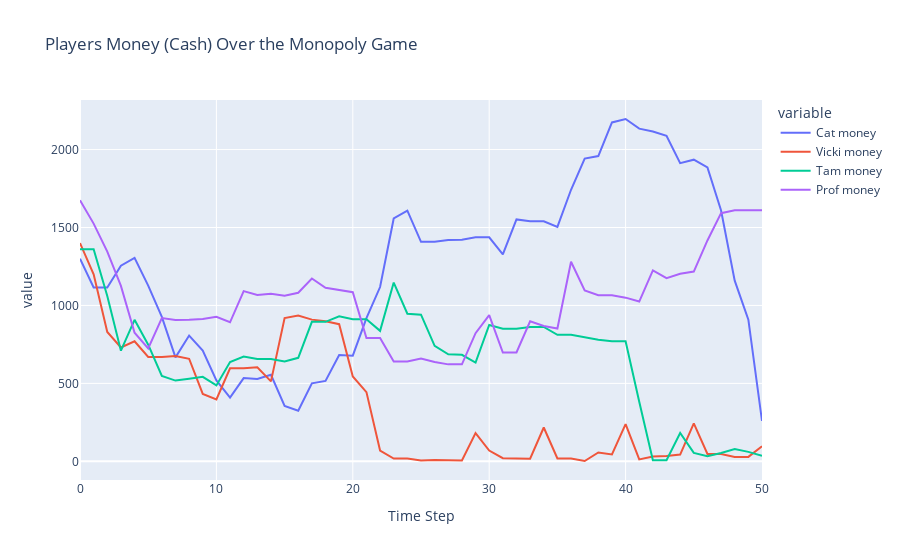

Notebook code cell kept with this figure:
### Code cell
df = pd.DataFrame({'Time Step': range(len(money[0])), 'Cat money': money[0], 'Vicki money': money[1], 
                   'Tam money': money[2], 'Prof money': money[3]})
fig = px.line(df, x='Time Step', y=['Cat money', 'Vicki money', 'Tam money', 'Prof money'], title='Players Money (Cash) Over the Monopoly Game')
fig.show()

### Figure 1 — Plotly figure (JSON) as saved in the notebook; plotly's stock layout.template omitted (floating-point values rounded to 4 significant figures)
{"data": [{"hovertemplate": "variable=Cat money<br>Time Step=%{x}<br>value=%{y}<extra></extra>", "legendgroup": "Cat money", "line": {"color": "#636efa", "dash": "solid"}, "marker": {"symbol": "circle"}, "mode": "lines", "name": "Cat money", "orientation": "v", "showlegend": true, "type": "scatter", "x": [0, 1, 2, 3, 4, 5, 6, 7, 8, 9, 10, 11, 12, 13, 14, 15, 16, 17, 18, 19, 20, 21, 22, 23, 24, 25, 26, 27, 28, 29, 30, 31, 32, 33, 34, 35, 36, 37, 38, 39, 40, 41, 42, 43, 44, 45, 46, 47, 48, 49, 50], "xaxis": "x", "y": [1300, 1115, 1115, 1255, 1305, 1127, 927, 667, 807, 711, 519, 409, 534, 528, 555, 355, 325, 500, 516, 682, 678, 918, 1118, 1558, 1608, 1408, 1408, 1420, 1422, 1438, 1437, 1327, 1552, 1540, 1540, 1504, 1742, 1942, 1958, 2174, 2196, 2134, 2116, 2088, 1913, 1935, 1885, 1609, 1159, 909, 259], "yaxis": "y"}, {"hovertemplate": "variable=Vicki money<br>Time Step=%{x}<br>value=%{y}<extra></extra>", "legendgroup": "Vicki money", "line": {"color": "#EF553B", "dash": "solid"}, "marker": {"symbol": "circle"}, "mode": "lines", "name": "Vicki money", "orientation": "v", "showlegend": true, "type": "scatter", "x": [0, 1, 2, 3, 4, 5, 6, 7, 8, 9, 10, 11, 12, 13, 14, 15, 16, 17, 18, 19, 20, 21, 22, 23, 24, 25, 26, 27, 28, 29, 30, 31, 32, 33, 34, 35, 36, 37, 38, 39, 40, 41, 42, 43, 44, 45, 46, 47, 48, 49, 50], "xaxis": "x", "y": [1400, 1200, 830, 730, 770, 670, 670, 676, 658, 432, 397, 597, 597, 603, 513, 919, 935, 909, 899, 880, 544, 444, 69, 18.1, 18.1, 6.1, 9.1, 6.1, 6.1, 181.1, 69.1, 20.1, 20.1, 17.1, 217.1, 18.1, 18.1, 2.1, 57.1, 44.1, 239.1, 12.44, 30.44, 33.44, 43.44, 243.4, 47.44, 46.44, 28.44, 28.44, 96.44], "yaxis": "y"}, {"hovertemplate": "variable=Tam money<br>Time Step=%{x}<br>value=%{y}<extra></extra>", "legendgroup": "Tam money", "line": {"color": "#00cc96", "dash": "solid"}, "marker": {"symbol": "circle"}, "mode": "lines", "name": "Tam money", "orientation": "v", "showlegend": true, "type": "scatter", "x": [0, 1, 2, 3, 4, 5, 6, 7, 8, 9, 10, 11, 12, 13, 14, 15, 16, 17, 18, 19, 20, 21, 22, 23, 24, 25, 26, 27, 28, 29, 30, 31, 32, 33, 34, 35, 36, 37, 38, 39, 40, 41, 42, 43, 44, 45, 46, 47, 48, 49, 50], "xaxis": "x", "y": [1360, 1360, 1060, 710, 908, 748, 548, 518, 530, 542, 487, 637, 672, 656, 656, 640, 664, 895, 895, 930, 912, 912, 837, 1147, 947, 941, 741, 687, 683, 633, 875, 850, 850, 862, 862, 812, 812, 796, 780, 770, 770, 382, 7, 7, 182, 54, 32, 53.8, 78.8, 60.8, 35.8], "yaxis": "y"}, {"hovertemplate": "variable=Prof money<br>Time Step=%{x}<br>value=%{y}<extra></extra>", "legendgroup": "Prof money", "line": {"color": "#ab63fa", "dash": "solid"}, "marker": {"symbol": "circle"}, "mode": "lines", "name": "Prof money", "orientation": "v", "showlegend": true, "type": "scatter", "x": [0, 1, 2, 3, 4, 5, 6, 7, 8, 9, 10, 11, 12, 13, 14, 15, 16, 17, 18, 19, 20, 21, 22, 23, 24, 25, 26, 27, 28, 29, 30, 31, 32, 33, 34, 35, 36, 37, 38, 39, 40, 41, 42, 43, 44, 45, 46, 47, 48, 49, 50], "xaxis": "x", "y": [1675, 1525, 1345, 1125, 825, 725, 919, 907, 909, 913, 927, 892, 1092, 1067, 1075, 1063, 1081, 1173, 1113, 1099, 1085, 791, 791, 641, 641, 659, 637, 622, 622, 822, 938, 698, 698, 898, 868, 852, 1280, 1096, 1066, 1066, 1050, 1025, 1225, 1175, 1203, 1217, 1417, 1592, 1610, 1610, 1610], "yaxis": "y"}], "layout": {"legend": {"title": {"text": "variable"}, "tracegroupgap": 0}, "title": {"text": "Players Money (Cash) Over the Monopoly Game"}, "xaxis": {"anchor": "y", "domain": [0, 1], "title": {"text": "Time Step"}}, "yaxis": {"anchor": "x", "domain": [0, 1], "title": {"text": "value"}}}}
